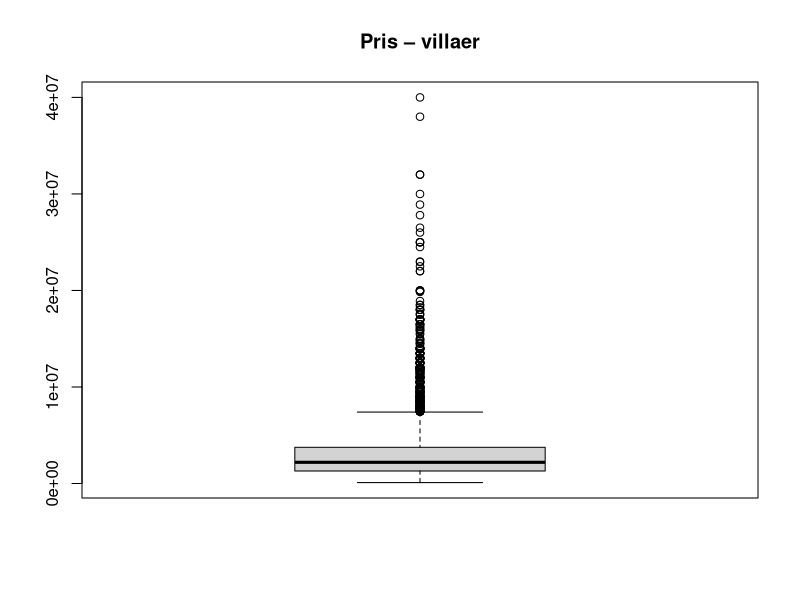
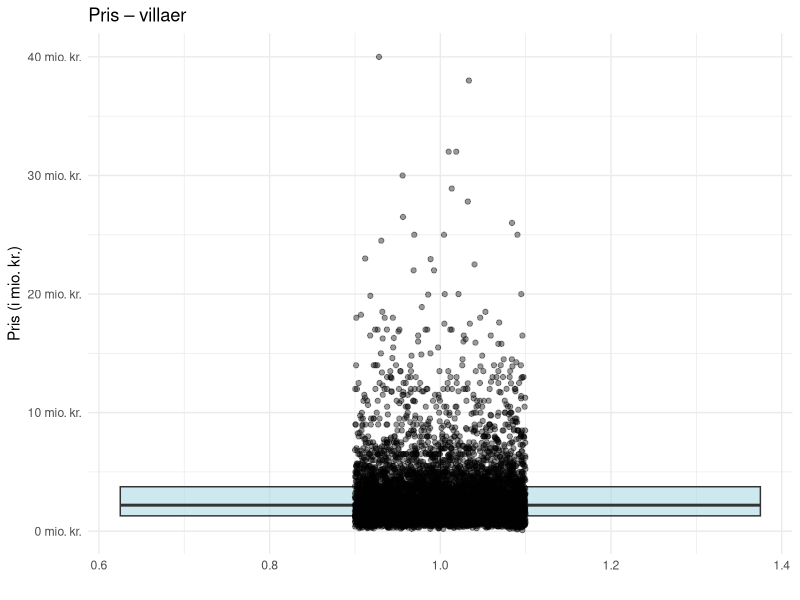
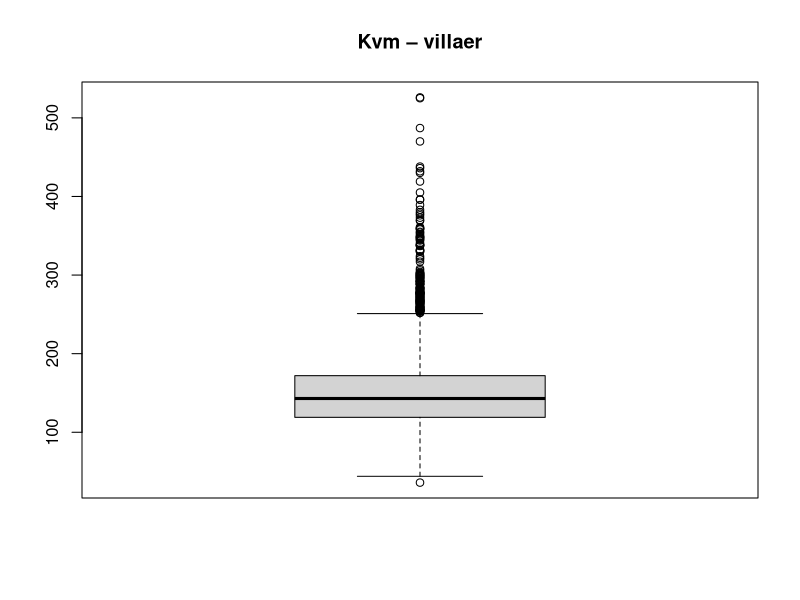
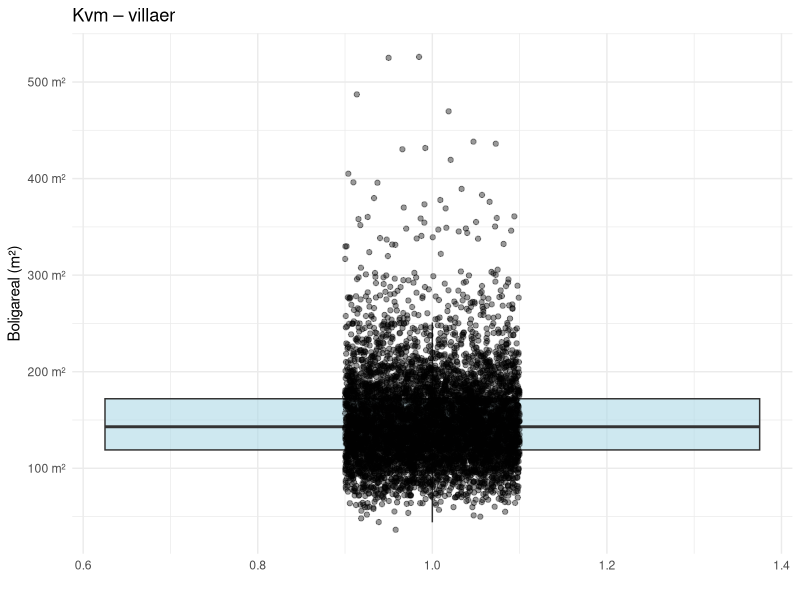
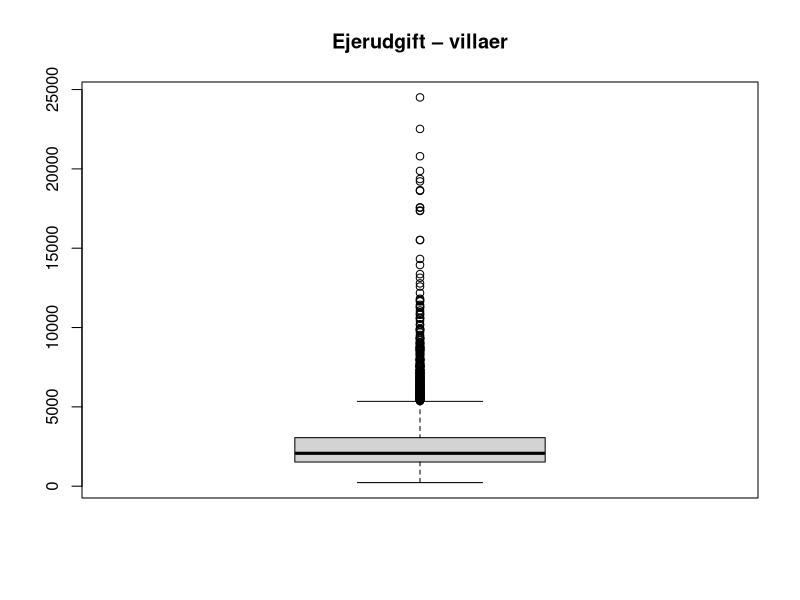
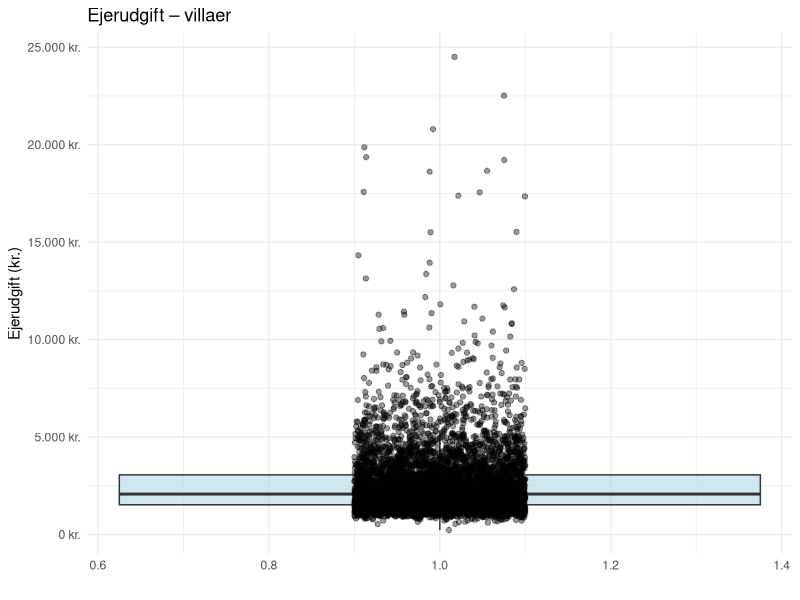
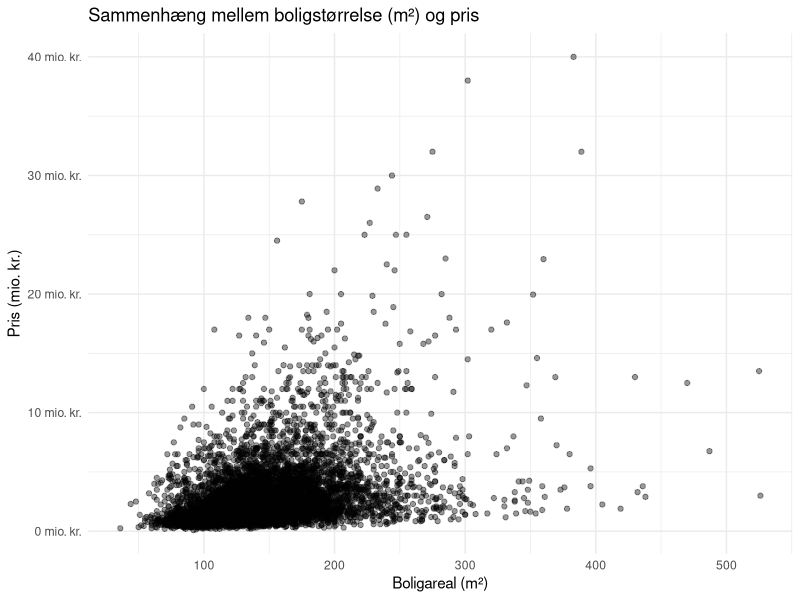
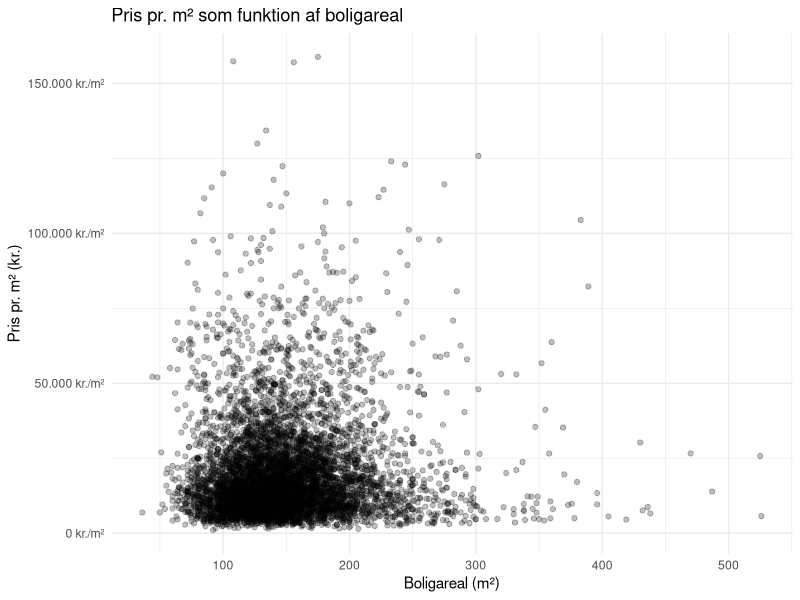

R code for these plots, in order:
###########################################################
# Forbedret R-kode til Opgave 2
# Korrelation og simpel lineær regression (villaer)
###########################################################

library(tidyverse)
library(ggplot2)
library(corrplot)
# (valgfrit) library(broom)  # hvis man vil lave flotte modeltabeller senere

#----------------------------------------------------------
# 0. Hjælpefunktion til at rense tal fra tekst
#----------------------------------------------------------

clean_num <- function(x) {
  as.numeric(gsub("[^0-9]", "", x))
}

#----------------------------------------------------------
# 1. Indlæser data og grundrens (fjerner kun vej)
#----------------------------------------------------------

boliger <- read.csv("newhomes (3).csv")

boliger2 <- boliger %>%
  select(-vej)

#----------------------------------------------------------
# 2. Rensning + udvælgelse af villaer
#   (alt samlet ét sted – i stedet for at vi renser flere gange)
#----------------------------------------------------------

villa_clean <- boliger2 %>%
  # Kun villaer
  filter(type == "Villa") %>%
  
  # Fjern helt skøre rækker, hvor kvm indeholder "ejerudg."
  filter(!grepl("ejerudg.", kvm, ignore.case = TRUE)) %>%
  
  # Rens tekst -> tal på én gang
  mutate(
    pris    = clean_num(pris),
    kvm     = clean_num(kvm),
    vaer    = clean_num(vaer),
    ejerudg = clean_num(ejerudg),
    alder   = clean_num(alder)
  ) %>%
  
  # Drop NA efter rensning
  drop_na(pris, kvm, vaer, ejerudg, alder) %>%
  
  # Fjern mærkelige postnumre med "%"
  filter(!grepl("%", zip)) %>%
  
  # Opret afledte variable
  mutate(
    priskvm = pris / kvm,         # pris pr. m2
    alder2  = 2025 - alder        # hvor gammel boligen er
  ) %>%
  
  drop_na(priskvm, alder2)

# (Valgfrit) Kig hurtigt på hvor mange der er tilbage
nrow(villa_clean)


####### Fjerner outliers
villa_no_outliers <- villa_clean %>%
  filter(
    alder >= 1795,      # behold kun boliger fra 1795 og nyere
    kvm <= 600,         # fjern gigantvillaer
    pris <= 50000000    # fjern ultra-dyre outliers
  )
###Efter at fjerne outliers, får vi et datasæt med 6.548 villaer. Men når vi kigger i datasættet er 
###der enkelte NA-værdier, dem skal vi have fjernet

### Fjerner NA-værdier.
villa_no_outliers <- villa_no_outliers %>% 
  drop_na()


####Efter at vi har fjernet NA-Værdierne så får vi 6.488


#----------------------------------------------------------
# 2.1 – Beskrivende statistik
#----------------------------------------------------------

# Simpel deskriptiv tabel
deskriptiv_stats <- villa_no_outliers %>%
  summarise(
    across(
      .cols = c(pris, kvm, ejerudg, vaer, priskvm, alder2),
      .fns  = list(
        mean   = ~mean(.x, na.rm = TRUE),
        sd     = ~sd(.x, na.rm = TRUE),
        median = ~median(.x, na.rm = TRUE),
        min    = ~min(.x, na.rm = TRUE),
        max    = ~max(.x, na.rm = TRUE)
      ),
      .names = "{.col}_{.fn}"
    )
  )

deskriptiv_stats

# Boxplots til hurtigt overblik (bruges i opgaven)
boxplot(villa_no_outliers$pris, main = "Pris – villaer")
###
ggplot(villa_no_outliers, aes(x = 1, y = pris)) +
  geom_boxplot(fill = "lightblue", alpha = 0.6, outlier.shape = NA) +
  geom_jitter(width = 0.1, alpha = 0.4, color = "black") +
  scale_y_continuous(
    labels = function(x) paste0(x / 1e6, " mio. kr.")
  ) +
  labs(
    title = "Pris – villaer",
    x = "",
    y = "Pris (i mio. kr.)"
  ) +
  theme_minimal()
###
boxplot(villa_no_outliers$kvm, main = "Kvm – villaer")
###
ggplot(villa_no_outliers, aes(x = 1, y = kvm)) +
  geom_boxplot(fill = "lightblue", alpha = 0.6, outlier.shape = NA) +
  geom_jitter(width = 0.1, alpha = 0.4, color = "black") +
  scale_y_continuous(
    labels = function(x) paste0(format(x, big.mark = ".", decimal.mark = ","), " m²")
  ) +
  labs(
    title = "Kvm – villaer",
    x = "",
    y = "Boligareal (m²)"
  ) +
  theme_minimal()

###
boxplot(villa_no_outliers$ejerudg, main = "Ejerudgift – villaer")
###
ggplot(villa_no_outliers, aes(x = 1, y = ejerudg)) +
  geom_boxplot(fill = "lightblue", alpha = 0.6, outlier.shape = NA) +
  geom_jitter(width = 0.1, alpha = 0.4, color = "black") +
  scale_y_continuous(
    labels = function(x) paste0(format(x, big.mark = ".", decimal.mark = ","), " kr.")
  ) +
  labs(
    title = "Ejerudgift – villaer",
    x = "",
    y = "Ejerudgift (kr.)"
  ) +
  theme_minimal()

###

#----------------------------------------------------------
# 2.2 – Korrelation mellem m2 og pris
#----------------------------------------------------------

# Scatterplot m2 vs pris
ggplot(villa_no_outliers, aes(x = kvm, y = pris)) +
  geom_point(alpha = 0.4) +
  scale_y_continuous(
    labels = function(x) paste0(format(round(x / 1e6, 2),
                                       big.mark = ".", decimal.mark = ","), " mio. kr.")
  ) +
  labs(
    title = "Sammenhæng mellem boligstørrelse (m²) og pris",
    x = "Boligareal (m²)",
    y = "Pris (mio. kr.)"
  ) +
  theme_minimal()


######
# Lineær regression: pris ~ kvm
pris_model <- lm(pris ~ kvm, data = villa_no_outliers)
summary(pris_model)

# Korrelation (det konkrete tal, opgaven spørger efter)
kor_kvm_pris <- cor(villa_no_outliers$kvm, villa_no_outliers$pris, use = "complete.obs")
kor_kvm_pris

#----------------------------------------------------------
# 2.3 – 5 simple regressioner med Y = pris pr. m² (priskvm)
#----------------------------------------------------------

# 1) priskvm ~ kvm
ggplot(villa_no_outliers, aes(x = kvm, y = priskvm)) +
  geom_point(alpha = 0.25, color = "black") +
  scale_y_continuous(
    labels = function(x) paste0(format(x, big.mark = ".", decimal.mark = ","), " kr./m²")
  ) +
  labs(
    title = "Pris pr. m² som funktion af boligareal",
    x = "Boligareal (m²)",
    y = "Pris pr. m² (kr.)"
  ) +
  theme_minimal()

kvm_model <- lm(priskvm ~ kvm, data = villa_no_outliers)
summary(kvm_model)

# 2) priskvm ~ ejerudg
ggplot(villa_no_outliers, aes(x = ejerudg, y = priskvm)) +
  geom_point(alpha = 0.25, color = "black") +
  scale_y_continuous(
    labels = function(x) paste0(format(x, big.mark = ".", decimal.mark = ","), " kr./m²")
  ) +
  scale_x_continuous(
    labels = function(x) paste0(format(x, big.mark = ".", decimal.mark = ","), " kr.")
  ) +
  labs(
    title = "Pris pr. m² som funktion af ejerudgift",
    x = "Ejerudgift (kr. pr. måned)",
    y = "Pris pr. m² (kr.)"
  ) +
  theme_minimal()

ejerudg_model <- lm(priskvm ~ ejerudg, data = villa_no_outliers)
summary(ejerudg_model)

# 3) priskvm ~ pris

ggplot(villa_no_outliers, aes(x = pris, y = priskvm)) +
  geom_point(alpha = 0.25, color = "black") +
  scale_y_continuous(
    labels = function(x) paste0(format(x, big.mark = ".", decimal.mark = ","), " kr./m²")
  ) +
  scale_x_continuous(
    labels = function(x) paste0(format(round(x / 1e6, 2),
                                       big.mark = ".", decimal.mark = ","), " mio. kr.")
  ) +
  labs(
    title = "Pris pr. m² som funktion af totalpris",
    x = "Totalpris (mio. kr.)",
    y = "Pris pr. m² (kr.)"
  ) +
  theme_minimal()

pris_model2 <- lm(priskvm ~ pris, data = villa_no_outliers)
summary(pris_model2)

# 4) priskvm ~ vaer
ggplot(villa_no_outliers, aes(x = vaer, y = priskvm)) +
  geom_point(alpha = 0.25, color = "black") +
  scale_y_continuous(
    labels = function(x) paste0(format(x, big.mark = ".", decimal.mark = ","), " kr./m²")
  ) +
  scale_x_continuous(
    breaks = pretty(villa_no_outliers$vaer),
    labels = function(x) format(x, big.mark = ".", decimal.mark = ",")
  ) +
  labs(
    title = "Pris pr. m² som funktion af antal værelser",
    x = "Antal værelser",
    y = "Pris pr. m² (kr.)"
  ) +
  theme_minimal()

vaer_model <- lm(priskvm ~ vaer, data = villa_no_outliers)
summary(vaer_model)

# 5) priskvm ~ alder2 (boligens alder)
ggplot(villa_no_outliers, aes(x = alder2, y = priskvm)) +
  geom_point(alpha = 0.25, color = "black") +
  scale_y_continuous(
    labels = function(x) paste0(format(x, big.mark = ".", decimal.mark = ","), " kr./m²")
  ) +
  scale_x_continuous(
    labels = function(x) paste0(format(x, big.mark = ".", decimal.mark = ","), " år")
  ) +
  labs(
    title = "Pris pr. m² som funktion af boligens alder",
    x = "Boligens alder (år)",
    y = "Pris pr. m² (kr.)"
  ) +
  theme_minimal()

alder_model <- lm(priskvm ~ alder2, data = villa_no_outliers)
summary(alder_model)

#----------------------------------------------------------
# 2.3 – Korrelationsmatrix til at understøtte modellerne
#----------------------------------------------------------

kormatrix_df <- villa_no_outliers %>%
  select(pris, kvm, ejerudg, vaer, priskvm, alder2)

cor_matrix <- cor(kormatrix_df, use = "complete.obs")

corrplot(
  cor_matrix,
  method = "color",
  addCoef.col = "black",
  tl.col = "black",
  number.cex = 0.7
)

#----------------------------------------------------------
# 2.4 – (ingen kodekrav)
# Teorien om sammenhængen mellem korrelation og simpel regression
# skriver vi i tekst – men vi kan bruge R² og cor() til at illustrere:
# fx:
summary(ejerudg_model)$r.squared
cor(villa_no_outliers$priskvm, villa_no_outliers$ejerudg)^2
# -> de to værdier vil (næsten) være ens i en simpel regression
#----------------------------------------------------------
